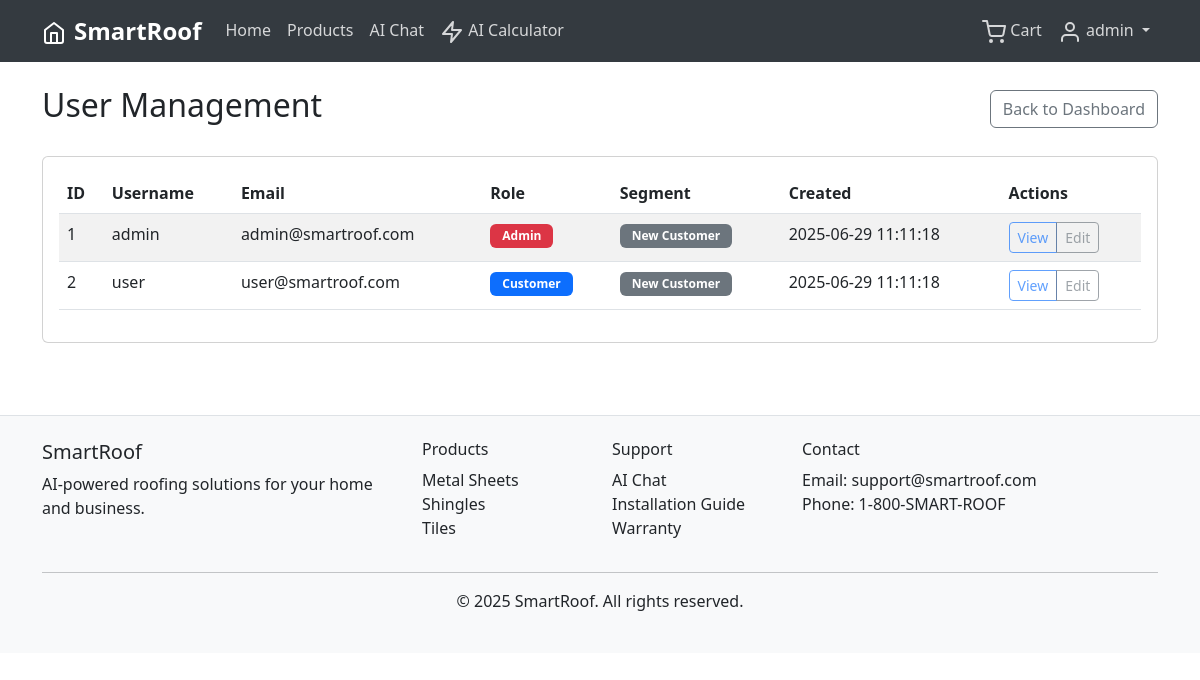
Page /admin/users (signed in) on the committed database.
### tables this page shows
CREATE TABLE users (
            id INTEGER PRIMARY KEY AUTOINCREMENT,
            username TEXT UNIQUE NOT NULL,
            email TEXT UNIQUE NOT NULL,
            password_hash TEXT NOT NULL,
            is_admin BOOLEAN DEFAULT FALSE,
            created_at TIMESTAMP DEFAULT CURRENT_TIMESTAMP
        );

### routes.py (the view)
@app.route('/admin/users')
@login_required
def admin_users():
    if not current_user.is_admin:
        flash('Access denied', 'error')
        return redirect(url_for('index'))
    conn = get_db_connection()
    users_data = conn.execute('SELECT * FROM users').fetchall()
    conn.close()
    users = {}
    for user_data in users_data:
        users[user_data['id']] = User(
            user_data['id'], user_data['username'], user_data['email'],
            user_data['password_hash'], user_data['is_admin'], user_data['created_at']
        )
    return render_template('admin/users.html', users=users, segments={})

### app.py (called while the page is built)
@login_manager.user_loader
def load_user(user_id):
    from models import User
    return User.get(int(user_id))

### database.py (called while the page is built)
def get_db_connection():
    conn = sqlite3.connect(DATABASE_PATH)
    conn.row_factory = sqlite3.Row
    return conn

### models.py (called while the page is built)
    @staticmethod
    def get(user_id):
        conn = get_db_connection()
        user = conn.execute('SELECT * FROM users WHERE id = ?', (user_id,)).fetchone()
        conn.close()
        if user:
            return User(user['id'], user['username'], user['email'],
                       user['password_hash'], user['is_admin'], user['created_at'])
        return None

### templates/admin/users.html (shortened to what this page needs)
{% extends "base.html" %}
{% block content %}
<div class="container py-4">
    <div class="d-flex justify-content-between align-items-center mb-4">
        <h2>User Management</h2>
        <a href="{{ url_for('admin_dashboard') }}" class="btn btn-outline-secondary">Back to Dashboard</a>
    </div>
    <div class="card">
        <div class="card-body">
            <div class="table-responsive">
                <table class="table table-striped">
                    <thead>
                        <tr>
                            <th>ID</th>
                            <th>Username</th>
                            <th>Email</th>
                            <th>Role</th>
                            <th>Segment</th>
                            <th>Created</th>
                            <th>Actions</th>
                        </tr>
                    </thead>
                    <tbody>
                        {% for user in users.values() %}
                        <tr>
                            <td>{{ user.id }}</td>
                            <td>{{ user.username }}</td>
                            <td>{{ user.email }}</td>
                            <td>
                                <span class="badge bg-{% if user.is_admin %}danger{% else %}primary{% endif %}">
                                    {% if user.is_admin %}Admin{% else %}Customer{% endif %}
                                </span>
                            </td>
                            <td>
                                {% if user.id in segments %}
                                    <span class="badge bg-info">{{ segments[user.id] }}</span>
                                {% else %}
                                    <span class="badge bg-secondary">New Customer</span>
                                {% endif %}
                            </td>
                            <td>{{ user.created_at }}</td>
                            <td>
                                <div class="btn-group btn-group-sm">
                                    <button class="btn btn-outline-primary" disabled>View</button>
                                    <button class="btn btn-outline-secondary" disabled>Edit</button>
                                </div>
                            </td>
                        </tr>
                        {% endfor %}
                    </tbody>
                </table>
            </div>
        </div>
    </div>
</div>
{% endblock %}

### templates/base.html (shortened to what this page needs)
<!DOCTYPE html>
<html lang="en" data-bs-theme="light">
<head>
    <link href="https://cdn.jsdelivr.net/npm/bootstrap@5.3.0/dist/css/bootstrap.min.css" rel="stylesheet">
    <link rel="stylesheet" href="{{ url_for('static', filename='css/style.css') }}">
</head>
<body>
    <nav class="navbar navbar-expand-lg navbar-dark">
        <div class="container">
            <a class="navbar-brand fw-bold" href="{{ url_for('index') }}">
                <i data-feather="home" class="me-2"></i>SmartRoof
            </a>
            <div class="collapse navbar-collapse" id="navbarNav">
                <ul class="navbar-nav me-auto">
                    <li class="nav-item">
                        <a class="nav-link" href="{{ url_for('index') }}">Home</a>
                    </li>
                    <li class="nav-item">
                        <a class="nav-link" href="{{ url_for('products') }}">Products</a>
                    </li>
                    <li class="nav-item">
                        <a class="nav-link" href="{{ url_for('chat') }}">AI Chat</a>
                    </li>
                    <li class="nav-item">
                        <a class="nav-link" href="{{ url_for('ai_calculator_page') }}">
                            <i data-feather="zap"></i> AI Calculator
                        </a>
                    </li>
                </ul>
                <ul class="navbar-nav">
                    {% if current_user.is_authenticated %}
                        <li class="nav-item">
                            <a class="nav-link position-relative" href="{{ url_for('cart') }}">
                                <i data-feather="shopping-cart"></i> Cart
                            </a>
                        </li>
                        <li class="nav-item dropdown">
                            <a class="nav-link dropdown-toggle" href="#" id="navbarDropdown" role="button" data-bs-toggle="dropdown">
                                <i data-feather="user"></i> {{ current_user.username }}
                            </a>
                        </li>
                    {% endif %}
                </ul>
            </div>
        </div>
    </nav>
    <main>
        {% block content %}{% endblock %}
    </main>
    <footer class="bg-light text-dark py-4 mt-5 border-top">
        <div class="container">
            <div class="row">
                <div class="col-md-4">
                    <h5>SmartRoof</h5>
                    <p>AI-powered roofing solutions for your home and business.</p>
                </div>
                <div class="col-md-2">
                    <h6>Products</h6>
                    <ul class="list-unstyled">
                        <li><a href="{{ url_for('products', category='Metal Sheets') }}" class="text-dark">Metal Sheets</a></li>
                        <li><a href="{{ url_for('products', category='Shingles') }}" class="text-dark">Shingles</a></li>
                        <li><a href="{{ url_for('products', category='Tiles') }}" class="text-dark">Tiles</a></li>
                    </ul>
                </div>
                <div class="col-md-2">
                    <h6>Support</h6>
                    <ul class="list-unstyled">
                        <li><a href="{{ url_for('chat') }}" class="text-dark">AI Chat</a></li>
                        <li><a href="#" class="text-dark">Installation Guide</a></li>
                        <li><a href="#" class="text-dark">Warranty</a></li>
                    </ul>
                </div>
                <div class="col-md-4">
                    <h6>Contact</h6>
                    <p>Email: support@smartroof.com<br>Phone: 1-800-SMART-ROOF</p>
                </div>
            </div>
            <hr>
            <div class="text-center">
                <p>&copy; 2025 SmartRoof. All rights reserved.</p>
            </div>
        </div>
    </footer>
</body>
</html>

### static/css/style.css (style rules this page uses)
.navbar { background-color: #343a40 !important; }
.navbar-brand { font-size: 1.5rem; font-weight: 700; color: white !important; }
.navbar-nav .nav-link { color: rgba(255, 255, 255, 0.8) !important; font-weight: 500; }
.card { transition: transform 0.2s ease-in-out; }
.btn { transition: all 0.2s ease-in-out; }
footer { margin-top: auto; }
footer a { text-decoration: none; transition: color 0.2s ease-in-out; }
.badge { font-size: 0.75rem; padding: 0.375rem 0.75rem; }
.table-responsive { border-radius: 0.5rem; }

### rows in the picture
users: username "admin", id "1", email "admin@smartroof.com", is_admin "Admin", shows "New Customer", created_at "2025-06-29 11:11:18"
users: id "2", username "user", email "user@smartroof.com", is_admin "Customer", shows "New Customer", created_at "2025-06-29 11:11:18"
